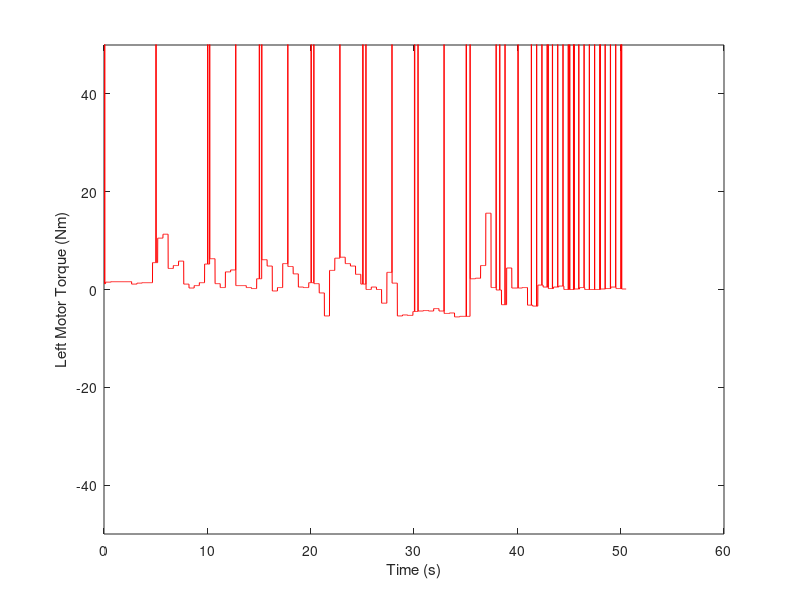
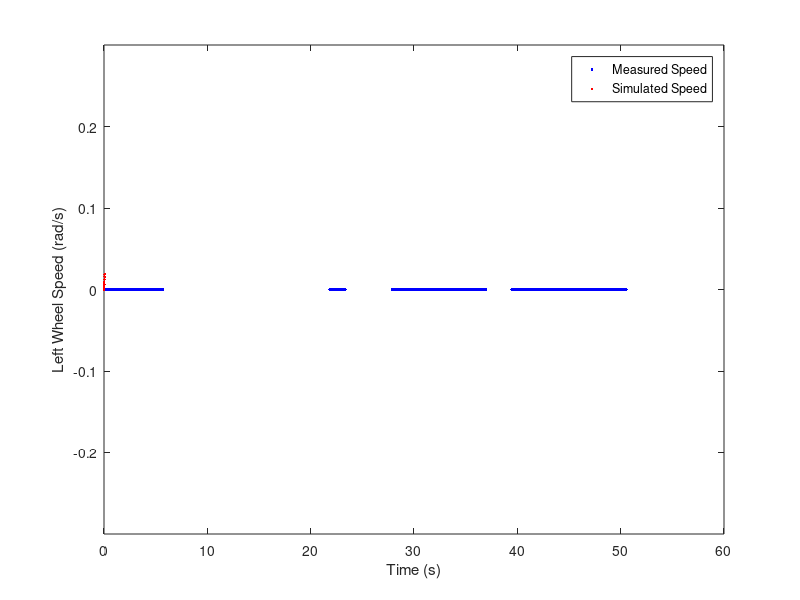

Write MATLAB code to recreate these figures, in order.
% Script for testing simple vehicle dynamics knowledge and ability to apply
% it to car testing for use of comparing measured data to simulated data
close all;
clear;
clc;

load('p1_MPU_2022-07-08_16-02-24.mat')

% Hannah's measured moment of inertia for one side of P1 rear wheel setup
% (integral of r^2 dm across all m)
I = (4215.33515 + 8982.7584)/3417.171903 ; % kg*m^2 ([axel assem + motor side]/(conversion factor))

calcWheelSpeed = zeros(length(rt_tout),1); accel = zeros(length(rt_tout),1);
% Find the measured wheel speed really quick since we have motor rpm and
% know the approximate ratio
wheelLeftSpeed = rt_MotorLeftSpeed*5.6*2*pi()/60; % rad/s (5.6 is conversion factor from motor rpm to wheel rpm)
for k = 1:length(rt_tout)-1
    % Determine the acceleration of the system at the given moment in time
    accel(k+1) = rt_MotorLeftTorque(k+1)/I; % Acceleration units???
    
    % Now use the approximate accleration to determine the calculated speed
    % based on the given time step
    calcWheelSpeed(k+1) = calcWheelSpeed(k) + accel(k+1)*(rt_tout(k+1)-rt_tout(k)); % 
end




% Plots
% Plot torque vs time
figure(1)
plot(rt_tout,rt_MotorLeftTorque,'-r')
xlabel('Time (s)')
ylabel('Left Motor Torque (Nm)')
ylim([-50 50])

% Plot measured and simulated wheel speeds
figure(2)
plot(rt_tout,wheelLeftSpeed,'.b',rt_tout,calcWheelSpeed,'.r')
legend('Measured Speed','Simulated Speed')
xlabel('Time (s)')
ylabel('Left Wheel Speed (rad/s)')
ylim([-0.3 0.3])

